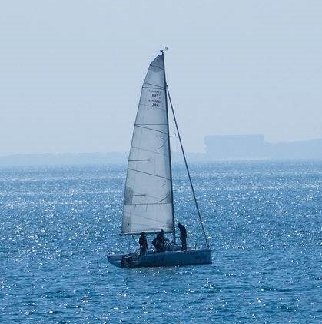
%> input picture ExemplarBased_SelfAdapt/sea.png, 322 x 324 px
$ octave plotall.m   (GNU Octave 9; MATLAB toolbox functions it lacks are replaced by stand-ins)
%> lines starting %> are read from the running program, lines starting %| are printed output that depends on the picture; in (x1, y1, x2, y2) boxes, pixels count from 0 and x2, y2 are one past the last pixel; in counts of white or black regions, pixels touching at a corner belong together; the program's own positions count from 1
### ExemplarBased_SelfAdapt/inpaint.m
function [inpainted_img,original_img,masked_img,C,D] = inpaint(original_img_filename,mask_img_filename)
%> called with original_img_filename = 'sea.png', mask_img_filename = 'sea_mask.png'

img = double(imread(original_img_filename));
mask_img = im2double(rgb2gray(imread(mask_img_filename)));
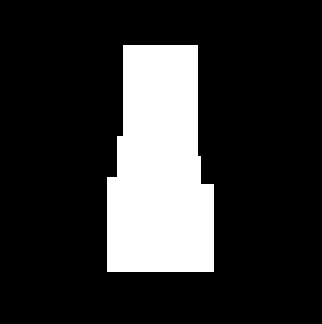
%> input picture ExemplarBased_SelfAdapt/sea_mask.png, 322 x 324 px
%> mask_img: size 324x322 double; values 0 (black) and 1 (white), 19.4% white; 1 white region, box (x1, y1, x2, y2) and area: (107, 45, 214, 272) 20283
mask_img = mask_img(:,:,1);
fillRegion = mask_img == 1;

original_img = img;
r = img(:,:,1); r(fillRegion)=0;
%> after `r(fillRegion)=0`:
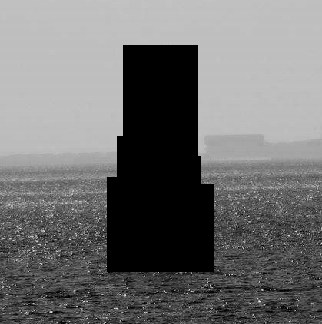
%> r: size 324x322 double; min 0, max 228, mean 111.4
g = img(:,:,2); g(fillRegion)=0;
%> after `g(fillRegion)=0`:
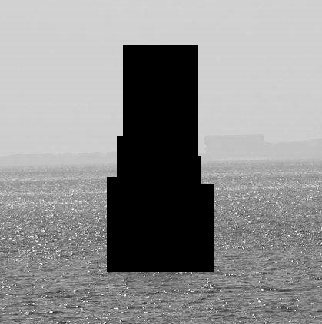
%> g: size 324x322 double; min 0, max 255, mean 140.1
b = img(:,:,3); b(fillRegion)=0;
%> after `b(fillRegion)=0`:
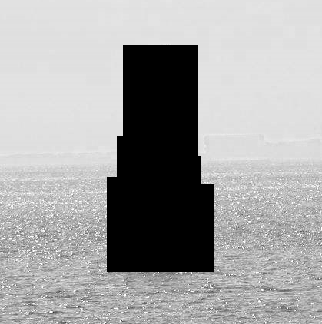
%> b: size 324x322 double; min 0, max 255, mean 163.7
img(:,:,1)=r;img(:,:,2)=g;img(:,:,3)=b;

masked_img=img;
max_w=14;
min_w=3;
var_tol = 1400;
avg_tol = 4;
dist_tol = 120;

s = size(img);
%> s = [324 322 3]
ind = reshape(1:s(1) * s(2),s(1),s(2));
sz = [size(img,1) size(img,2)];
%> sz = [324 322]
sourceRegion = ~fillRegion;
sourceRegion(1:max_w+1,:)=false;sourceRegion(end-max_w:end,:)=false;
sourceRegion(:,1:max_w+1)=false;sourceRegion(:,end-max_w:end)=false;
%> after `sourceRegion(:,end-max_w:end)=false`: sourceRegion: size 324x322 logical; 62.8% white; 2 black regions, box (x1, y1, x2, y2) and area: (107, 45, 214, 272) 20283, (0, 0, 322, 324) 18480

[Ix(:,:,3),Iy(:,:,3)] = gradient(img(:,:,3));
[Ix(:,:,2),Iy(:,:,2)] = gradient(img(:,:,2));
[Ix(:,:,1),Iy(:,:,1)] = gradient(img(:,:,1));
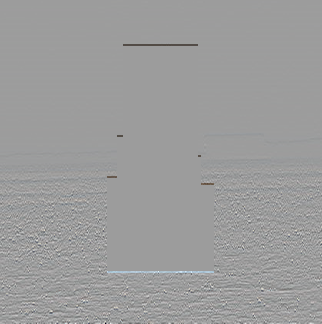
%> Iy: size 324x322x3 double; mean R, G, B -0.4, -0.2, -0.2; drawn with min black and max white
Ix = sum(Ix,3) / (3 * 255);
%> Ix: size 324x322 double
Iy = sum(Iy,3) / (3 * 255);
%> Iy: size 324x322 double
temp = Ix;
Ix = -Iy;
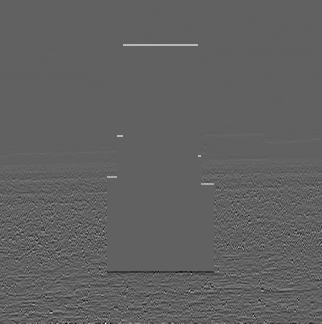
%> Ix: size 324x322 double; min -0.452, max 0.736, mean 0.00099; drawn with min black and max white
Iy = temp;

C = double(sourceRegion);
D = repmat(-0.1,sz);
iter = 1;
rng(0);
figure();

while any(fillRegion(:))

  fillRegionD = double(fillRegion);
  dR = find(conv2(fillRegionD,[1,1,1;1,-8,1;1,1,1],'same')>0);

  [Nx,Ny] = gradient(double(~fillRegion));
  N = [Nx(dR(:)) Ny(dR(:))];

  N_temp = N;
  for i = 1:size(N,1)
      N_temp(i,:) = N(i,:) / norm(N(i,:));
  end
  N = N_temp;

  N(~isfinite(N)) = 0;


  for k = dR'
    Hp = getpatch(sz,k,4);
    q = Hp(~(fillRegion(Hp)));
    C(k) = sum(C(q)) / numel(Hp);
  end

  D(dR) = abs(Ix(dR) .* N(:,1) + Iy(dR) .* N(:,2)) + 0.001;
  priorities = C(dR) .*  D(dR);


  [~,ndx] = max(priorities(:));
  p = dR(ndx(1));

  w=min_w;
  [Hp,rows,cols] = getpatch(sz,p,w);
  test = (img(rows,cols,1)+img(rows,cols,2)+img(rows,cols,3))/3;
  test2 = test(:);
  test2 = test2(test2 ~=0);
  avg_init = mean(test2);
  var_init = var(test2);
  if (var_init<var_tol)
     while (w<max_w)
          w=w+1;
          [Hp_new,rows_new,cols_new] = getpatch(sz,p,w);
          test = (img(rows_new,cols_new,1)+img(rows_new,cols_new,2)+img(rows_new,cols_new,3))/3;
          test2 = test(:);
          test2 = test2(test2 ~=0);
          avg = mean(test2);
          vra = var(test2);
          if (abs(avg-avg_init)<avg_tol) && (vra<var_tol)
              Hp=Hp_new;rows=rows_new;cols=cols_new;
          else
              break;
          end
     end
  end
  toFill = fillRegion(Hp);


  Hq = bestexemplar(img,img(rows,cols,:),toFill',sourceRegion);
  cp = ceil(size(Hq,1)/2); cind = Hq(cp,cp);
  cpx = floor(cind/sz(1));
  cpy = cind - cpx * sz(1);
  cpx = cpx+1;


  while (cpy-w<0 || cpy+w>sz(1) || cpx-w<0 || cpx+w>sz(2))
      w=w-1;
      test = test(2:end-1,2:end-1);
      Hq = Hq(2:end-1,2:end-1);
      Hp = Hp(2:end-1,2:end-1);
      toFill = fillRegion(Hp);
  end
  q_area = img(cpy-w:cpy+w,cpx-w:cpx+w,:);
  q_area = (q_area(:,:,1)+q_area(:,:,2)+q_area(:,:,3))/3;
  diffqt = q_area - test;
  diffqt_v = diffqt((~toFill)');
  dist = sqrt(sum(diffqt_v.*diffqt_v));

  while (dist>dist_tol)
      if (w <= min_w+1)
          break
      end
      w=w-1;
      Hq = Hq(2:end-1,2:end-1);
      Hp = Hp(2:end-1,2:end-1);
      toFill = fillRegion(Hp);
      diffqt = diffqt(2:end-1,2:end-1);
      diffqt_v = diffqt((~toFill)');
      dist = sqrt(sum(diffqt_v.*diffqt_v));
  end


  toFill = logical(toFill);
  fillRegion(Hp(toFill)) = false;


  C(Hp(toFill)) = C(p);
  Ix(Hp(toFill)) = Ix(Hq(toFill));
  Iy(Hp(toFill)) = Iy(Hq(toFill));


  ind(Hp(toFill)) = ind(Hq(toFill));
  img(rows,cols,:) = ind2img(ind(rows,cols),masked_img);

  iter = iter + 1;
  imshow(uint8(img));
end
%> this loop made 1 pass
%> (ndx, avg_init) on pass 1: (335, 99.75)
%> pass 1, in inpaint, `[Nx,Ny] = gradient(double(~fillRegion));`:
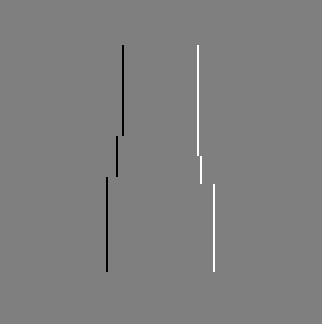
%> Nx: size 324x322 double; min -0.5, max 0.5, mean 0; drawn with min black and max white

inpainted_img = img;


function Hq = bestexemplar(img,Ip,toFill,sourceRegion)
m = size(Ip,1);
mm = size(img,1);
n = size(Ip,2);
nn = size(img,2);
%> the run ends on the next line
best = bestexemplarhelper(mm,nn,m,n,img,Ip,toFill,sourceRegion);
Hq = sub2ndx(best(1):best(2),(best(3):best(4))',mm);


function [Hp,rows,cols] = getpatch(sz,p,w)
p = p-1;
y = floor(p / sz(1)) + 1;
p = rem(p,sz(1));
x = floor(p) + 1;
rows = max(x - w,1):min(x + w,sz(1));
cols = (max(y - w,1):min(y + w,sz(2)))';
Hp = sub2ndx(rows,cols,sz(1));


function N = sub2ndx(rows,cols,nTotalRows)
X = rows(ones(length(cols),1),:);
Y = cols(:,ones(1,length(rows)));
N = X + (Y - 1) * nTotalRows;


% [5 lines left out: function ind2img, not called in this run]

### ExemplarBased_SelfAdapt/plotall.m
clc;clear all;
tic;
%% do image inpainting
[i1,i2,i3,c,d] = inpaint('sea.png','sea_mask.png');
